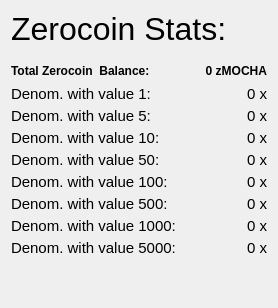
                  <widget class="QFrame" name="verticalFrameRight">
                   <layout class="QVBoxLayout" name="verticalLayout_9">
                    <item>
                     <layout class="QVBoxLayout" name="verticalLayout_Right">
                      <property name="spacing">
                       <number>4</number>
                      </property>
                      <item>
                       <layout class="QHBoxLayout" name="horizontalLayout_21">
                        <item>
                         <widget class="QLabel" name="labelzMOCHAStats">
                          <property name="font">
                           <font>
                            <pointsize>24</pointsize>
                            <weight>50</weight>
                            <bold>false</bold>
                           </font>
                          </property>
                          <property name="toolTip">
                           <string>Information about the available Zerocoin funds.</string>
                          </property>
                          <property name="text">
                           <string>Zerocoin Stats:</string>
                          </property>
                          <property name="alignment">
                           <set>Qt::AlignLeading|Qt::AlignLeft|Qt::AlignVCenter</set>
                          </property>
                         </widget>
                        </item>
                        <item>
                         <spacer name="horizontalSpacer_16">
                          <property name="orientation">
                           <enum>Qt::Horizontal</enum>
                          </property>
                          <property name="sizeHint" stdset="0">
                           <size>
                            <width>40</width>
                            <height>20</height>
                           </size>
                          </property>
                         </spacer>
                        </item>
                       </layout>
                      </item>
                      <item>
                       <spacer name="verticalSpacer">
                        <property name="orientation">
                         <enum>Qt::Vertical</enum>
                        </property>
                        <property name="sizeType">
                         <enum>QSizePolicy::Maximum</enum>
                        </property>
                        <property name="sizeHint" stdset="0">
                         <size>
                          <width>20</width>
                          <height>10</height>
                         </size>
                        </property>
                       </spacer>
                      </item>
                      <item>
                       <layout class="QHBoxLayout" name="horizontalLayout_12">
                        <item>
                         <widget class="QLabel" name="labelzAvailableText">
                          <property name="font">
                           <font>
                            <weight>75</weight>
                            <bold>true</bold>
                           </font>
                          </property>
                          <property name="toolTip">
                           <string>Total Balance including unconfirmed and immature zMOCHA</string>
                          </property>
                          <property name="text">
                           <string>Total Zerocoin  Balance:</string>
                          </property>
                          <property name="alignment">
                           <set>Qt::AlignLeading|Qt::AlignLeft|Qt::AlignVCenter</set>
                          </property>
                         </widget>
                        </item>
                        <item>
                         <spacer name="horizontalSpacer_7">
                          <property name="orientation">
                           <enum>Qt::Horizontal</enum>
                          </property>
                          <property name="sizeHint" stdset="0">
                           <size>
                            <width>40</width>
                            <height>20</height>
                           </size>
                          </property>
                         </spacer>
                        </item>
                        <item>
                         <widget class="QLabel" name="labelzAvailableAmount">
                          <property name="minimumSize">
                           <size>
                            <width>40</width>
                            <height>0</height>
                           </size>
                          </property>
                          <property name="font">
                           <font>
                            <weight>75</weight>
                            <bold>true</bold>
                           </font>
                          </property>
                          <property name="toolTip">
                           <string>Total Balance including unconfirmed and immature zMOCHA</string>
                          </property>
                          <property name="text">
                           <string>0 zMOCHA</string>
                          </property>
                          <property name="alignment">
                           <set>Qt::AlignRight|Qt::AlignTrailing|Qt::AlignVCenter</set>
                          </property>
                         </widget>
                        </item>
                       </layout>
                      </item>
                      <item>
                       <layout class="QHBoxLayout" name="horizontalLayout_13">
                        <item>
                         <widget class="QLabel" name="labelzDenom1Text">
                          <property name="font">
                           <font>
                            <pointsize>11</pointsize>
                           </font>
                          </property>
                          <property name="toolTip">
                           <string>Denominations with value 1:</string>
                          </property>
                          <property name="text">
                           <string>Denom. with value 1:</string>
                          </property>
                          <property name="alignment">
                           <set>Qt::AlignLeading|Qt::AlignLeft|Qt::AlignVCenter</set>
                          </property>
                         </widget>
                        </item>
                        <item>
                         <spacer name="horizontalSpacer_8">
                          <property name="orientation">
                           <enum>Qt::Horizontal</enum>
                          </property>
                          <property name="sizeHint" stdset="0">
                           <size>
                            <width>40</width>
                            <height>16</height>
                           </size>
                          </property>
                         </spacer>
                        </item>
                        <item>
                         <widget class="QLabel" name="labelzDenom1Amount">
                          <property name="minimumSize">
                           <size>
                            <width>40</width>
                            <height>0</height>
                           </size>
                          </property>
                          <property name="font">
                           <font>
                            <pointsize>11</pointsize>
                           </font>
                          </property>
                          <property name="toolTip">
                           <string>Unconfirmed: less than 20 confirmations
Immature: confirmed, but less than 2 mints of the same denomination after it was minted</string>
                          </property>
                          <property name="text">
                           <string>0 x</string>
                          </property>
                          <property name="textFormat">
                           <enum>Qt::RichText</enum>
                          </property>
                          <property name="alignment">
                           <set>Qt::AlignRight|Qt::AlignTrailing|Qt::AlignVCenter</set>
                          </property>
                         </widget>
                        </item>
                       </layout>
                      </item>
                      <item>
                       <layout class="QHBoxLayout" name="horizontalLayout_14">
                        <item>
                         <widget class="QLabel" name="labelzDenom2Text">
                          <property name="font">
                           <font>
                            <pointsize>11</pointsize>
                           </font>
                          </property>
                          <property name="toolTip">
                           <string>Denominations with value 5:</string>
                          </property>
                          <property name="text">
                           <string>Denom. with value 5:</string>
                          </property>
                          <property name="alignment">
                           <set>Qt::AlignLeading|Qt::AlignLeft|Qt::AlignVCenter</set>
                          </property>
                         </widget>
                        </item>
                        <item>
                         <spacer name="horizontalSpacer_9">
                          <property name="orientation">
                           <enum>Qt::Horizontal</enum>
                          </property>
                          <property name="sizeHint" stdset="0">
                           <size>
                            <width>40</width>
                            <height>16</height>
                           </size>
                          </property>
                         </spacer>
                        </item>
                        <item>
                         <widget class="QLabel" name="labelzDenom2Amount">
                          <property name="minimumSize">
                           <size>
                            <width>40</width>
                            <height>0</height>
                           </size>
                          </property>
                          <property name="font">
                           <font>
                            <pointsize>11</pointsize>
                           </font>
                          </property>
                          <property name="toolTip">
                           <string>Unconfirmed: less than 20 confirmations
Immature: confirmed, but less than 2 mints of the same denomination after it was minted</string>
                          </property>
                          <property name="text">
                           <string>0 x</string>
                          </property>
                          <property name="textFormat">
                           <enum>Qt::RichText</enum>
                          </property>
                          <property name="alignment">
                           <set>Qt::AlignRight|Qt::AlignTrailing|Qt::AlignVCenter</set>
                          </property>
                         </widget>
                        </item>
                       </layout>
                      </item>
                      <item>
                       <layout class="QHBoxLayout" name="horizontalLayout_15">
                        <item>
                         <widget class="QLabel" name="labelzDenom3Text">
                          <property name="font">
                           <font>
                            <pointsize>11</pointsize>
                           </font>
                          </property>
                          <property name="toolTip">
                           <string>Denominations with value 10:</string>
                          </property>
                          <property name="text">
                           <string>Denom. with value 10:</string>
                          </property>
                          <property name="alignment">
                           <set>Qt::AlignLeading|Qt::AlignLeft|Qt::AlignVCenter</set>
                          </property>
                         </widget>
                        </item>
                        <item>
                         <spacer name="horizontalSpacer_10">
                          <property name="orientation">
                           <enum>Qt::Horizontal</enum>
                          </property>
                          <property name="sizeHint" stdset="0">
                           <size>
                            <width>40</width>
                            <height>16</height>
                           </size>
                          </property>
                         </spacer>
                        </item>
                        <item>
                         <widget class="QLabel" name="labelzDenom3Amount">
                          <property name="minimumSize">
                           <size>
                            <width>40</width>
                            <height>0</height>
                           </size>
                          </property>
                          <property name="font">
                           <font>
                            <pointsize>11</pointsize>
                           </font>
                          </property>
                          <property name="toolTip">
                           <string>Unconfirmed: less than 20 confirmations
Immature: confirmed, but less than 2 mints of the same denomination after it was minted</string>
                          </property>
                          <property name="text">
                           <string>0 x</string>
                          </property>
                          <property name="textFormat">
                           <enum>Qt::RichText</enum>
                          </property>
                          <property name="alignment">
                           <set>Qt::AlignRight|Qt::AlignTrailing|Qt::AlignVCenter</set>
                          </property>
                         </widget>
                        </item>
                       </layout>
                      </item>
                      <item>
                       <layout class="QHBoxLayout" name="horizontalLayout_16">
                        <item>
                         <widget class="QLabel" name="labelzDenom4Text">
                          <property name="font">
                           <font>
                            <pointsize>11</pointsize>
                           </font>
                          </property>
                          <property name="toolTip">
                           <string>Denominations with value 50:</string>
                          </property>
                          <property name="text">
                           <string>Denom. with value 50:</string>
                          </property>
                          <property name="alignment">
                           <set>Qt::AlignLeading|Qt::AlignLeft|Qt::AlignVCenter</set>
                          </property>
                         </widget>
                        </item>
                        <item>
                         <spacer name="horizontalSpacer_11">
                          <property name="orientation">
                           <enum>Qt::Horizontal</enum>
                          </property>
                          <property name="sizeHint" stdset="0">
                           <size>
                            <width>40</width>
                            <height>16</height>
                           </size>
                          </property>
                         </spacer>
                        </item>
                        <item>
                         <widget class="QLabel" name="labelzDenom4Amount">
                          <property name="minimumSize">
                           <size>
                            <width>40</width>
                            <height>0</height>
                           </size>
                          </property>
                          <property name="font">
                           <font>
                            <pointsize>11</pointsize>
                           </font>
                          </property>
                          <property name="toolTip">
                           <string>Unconfirmed: less than 20 confirmations
Immature: confirmed, but less than 2 mints of the same denomination after it was minted</string>
                          </property>
                          <property name="text">
                           <string>0 x</string>
                          </property>
                          <property name="textFormat">
                           <enum>Qt::RichText</enum>
                          </property>
                          <property name="alignment">
                           <set>Qt::AlignRight|Qt::AlignTrailing|Qt::AlignVCenter</set>
                          </property>
                         </widget>
                        </item>
                       </layout>
                      </item>
                      <item>
                       <layout class="QHBoxLayout" name="horizontalLayout_17">
                        <item>
                         <widget class="QLabel" name="labelzDenom5Text">
                          <property name="font">
                           <font>
                            <pointsize>11</pointsize>
                           </font>
                          </property>
                          <property name="toolTip">
                           <string>Denominations with value 100:</string>
                          </property>
                          <property name="text">
                           <string>Denom. with value 100:</string>
                          </property>
                          <property name="alignment">
                           <set>Qt::AlignLeading|Qt::AlignLeft|Qt::AlignVCenter</set>
                          </property>
                         </widget>
                        </item>
                        <item>
                         <spacer name="horizontalSpacer_12">
                          <property name="orientation">
                           <enum>Qt::Horizontal</enum>
                          </property>
                          <property name="sizeHint" stdset="0">
                           <size>
                            <width>40</width>
                            <height>16</height>
                           </size>
                          </property>
                         </spacer>
                        </item>
                        <item>
                         <widget class="QLabel" name="labelzDenom5Amount">
                          <property name="minimumSize">
                           <size>
                            <width>40</width>
                            <height>0</height>
                           </size>
                          </property>
                          <property name="font">
                           <font>
                            <pointsize>11</pointsize>
                           </font>
                          </property>
                          <property name="toolTip">
                           <string>Unconfirmed: less than 20 confirmations
Immature: confirmed, but less than 2 mints of the same denomination after it was minted</string>
                          </property>
                          <property name="text">
                           <string>0 x</string>
                          </property>
                          <property name="textFormat">
                           <enum>Qt::RichText</enum>
                          </property>
                          <property name="alignment">
                           <set>Qt::AlignRight|Qt::AlignTrailing|Qt::AlignVCenter</set>
                          </property>
                         </widget>
                        </item>
                       </layout>
                      </item>
                      <item>
                       <layout class="QHBoxLayout" name="horizontalLayout_18">
                        <item>
                         <widget class="QLabel" name="labelzDenom6Text">
                          <property name="font">
                           <font>
                            <pointsize>11</pointsize>
                           </font>
                          </property>
                          <property name="toolTip">
                           <string>Denominations with value 500:</string>
                          </property>
                          <property name="text">
                           <string>Denom. with value 500:</string>
                          </property>
                          <property name="alignment">
                           <set>Qt::AlignLeading|Qt::AlignLeft|Qt::AlignVCenter</set>
                          </property>
                         </widget>
                        </item>
                        <item>
                         <spacer name="horizontalSpacer_13">
                          <property name="orientation">
                           <enum>Qt::Horizontal</enum>
                          </property>
                          <property name="sizeHint" stdset="0">
                           <size>
                            <width>40</width>
                            <height>16</height>
                           </size>
                          </property>
                         </spacer>
                        </item>
                        <item>
                         <widget class="QLabel" name="labelzDenom6Amount">
                          <property name="minimumSize">
                           <size>
                            <width>40</width>
                            <height>0</height>
                           </size>
                          </property>
                          <property name="font">
                           <font>
                            <pointsize>11</pointsize>
                           </font>
                          </property>
                          <property name="toolTip">
                           <string>Unconfirmed: less than 20 confirmations
Immature: confirmed, but less than 2 mints of the same denomination after it was minted</string>
                          </property>
                          <property name="text">
                           <string>0 x</string>
                          </property>
                          <property name="textFormat">
                           <enum>Qt::RichText</enum>
                          </property>
                          <property name="alignment">
                           <set>Qt::AlignRight|Qt::AlignTrailing|Qt::AlignVCenter</set>
                          </property>
                         </widget>
                        </item>
                       </layout>
                      </item>
                      <item>
                       <layout class="QHBoxLayout" name="horizontalLayout_19">
                        <item>
                         <widget class="QLabel" name="labelzDenom7Text">
                          <property name="font">
                           <font>
                            <pointsize>11</pointsize>
                           </font>
                          </property>
                          <property name="toolTip">
                           <string>Denominations with value 1000:</string>
                          </property>
                          <property name="text">
                           <string>Denom. with value 1000:</string>
                          </property>
                          <property name="alignment">
                           <set>Qt::AlignLeading|Qt::AlignLeft|Qt::AlignVCenter</set>
                          </property>
                         </widget>
                        </item>
                        <item>
                         <spacer name="horizontalSpacer_14">
                          <property name="orientation">
                           <enum>Qt::Horizontal</enum>
                          </property>
                          <property name="sizeHint" stdset="0">
                           <size>
                            <width>40</width>
                            <height>16</height>
                           </size>
                          </property>
                         </spacer>
                        </item>
                        <item>
                         <widget class="QLabel" name="labelzDenom7Amount">
                          <property name="minimumSize">
                           <size>
                            <width>40</width>
                            <height>0</height>
                           </size>
                          </property>
                          <property name="font">
                           <font>
                            <pointsize>11</pointsize>
                           </font>
                          </property>
                          <property name="toolTip">
                           <string>Unconfirmed: less than 20 confirmations
Immature: confirmed, but less than 2 mints of the same denomination after it was minted</string>
                          </property>
                          <property name="text">
                           <string>0 x</string>
                          </property>
                          <property name="textFormat">
                           <enum>Qt::RichText</enum>
                          </property>
                          <property name="alignment">
                           <set>Qt::AlignRight|Qt::AlignTrailing|Qt::AlignVCenter</set>
                          </property>
                         </widget>
                        </item>
                       </layout>
                      </item>
                      <item>
                       <layout class="QHBoxLayout" name="horizontalLayout_20">
                        <item>
                         <widget class="QLabel" name="labelzDenom8Text">
                          <property name="font">
                           <font>
                            <pointsize>11</pointsize>
                           </font>
                          </property>
                          <property name="toolTip">
                           <string>Denominations with value 5000:</string>
                          </property>
                          <property name="text">
                           <string>Denom. with value 5000:</string>
                          </property>
                          <property name="alignment">
                           <set>Qt::AlignLeading|Qt::AlignLeft|Qt::AlignVCenter</set>
                          </property>
                         </widget>
                        </item>
                        <item>
                         <spacer name="horizontalSpacer_15">
                          <property name="orientation">
                           <enum>Qt::Horizontal</enum>
                          </property>
                          <property name="sizeHint" stdset="0">
                           <size>
                            <width>40</width>
                            <height>16</height>
                           </size>
                          </property>
                         </spacer>
                        </item>
                        <item>
                         <widget class="QLabel" name="labelzDenom8Amount">
                          <property name="minimumSize">
                           <size>
                            <width>40</width>
                            <height>0</height>
                           </size>
                          </property>
                          <property name="font">
                           <font>
                            <pointsize>11</pointsize>
                           </font>
                          </property>
                          <property name="toolTip">
                           <string>Unconfirmed: less than 20 confirmations
Immature: confirmed, but less than 2 mints of the same denomination after it was minted</string>
                          </property>
                          <property name="text">
                           <string>0 x</string>
                          </property>
                          <property name="textFormat">
                           <enum>Qt::RichText</enum>
                          </property>
                          <property name="alignment">
                           <set>Qt::AlignRight|Qt::AlignTrailing|Qt::AlignVCenter</set>
                          </property>
                         </widget>
                        </item>
                       </layout>
                      </item>
                      <item>
                       <spacer name="verticalSpacer_4">
                        <property name="orientation">
                         <enum>Qt::Vertical</enum>
                        </property>
                        <property name="sizeHint" stdset="0">
                         <size>
                          <width>20</width>
                          <height>40</height>
                         </size>
                        </property>
                       </spacer>
                      </item>
                     </layout>
                    </item>
                   </layout>
                  </widget>
